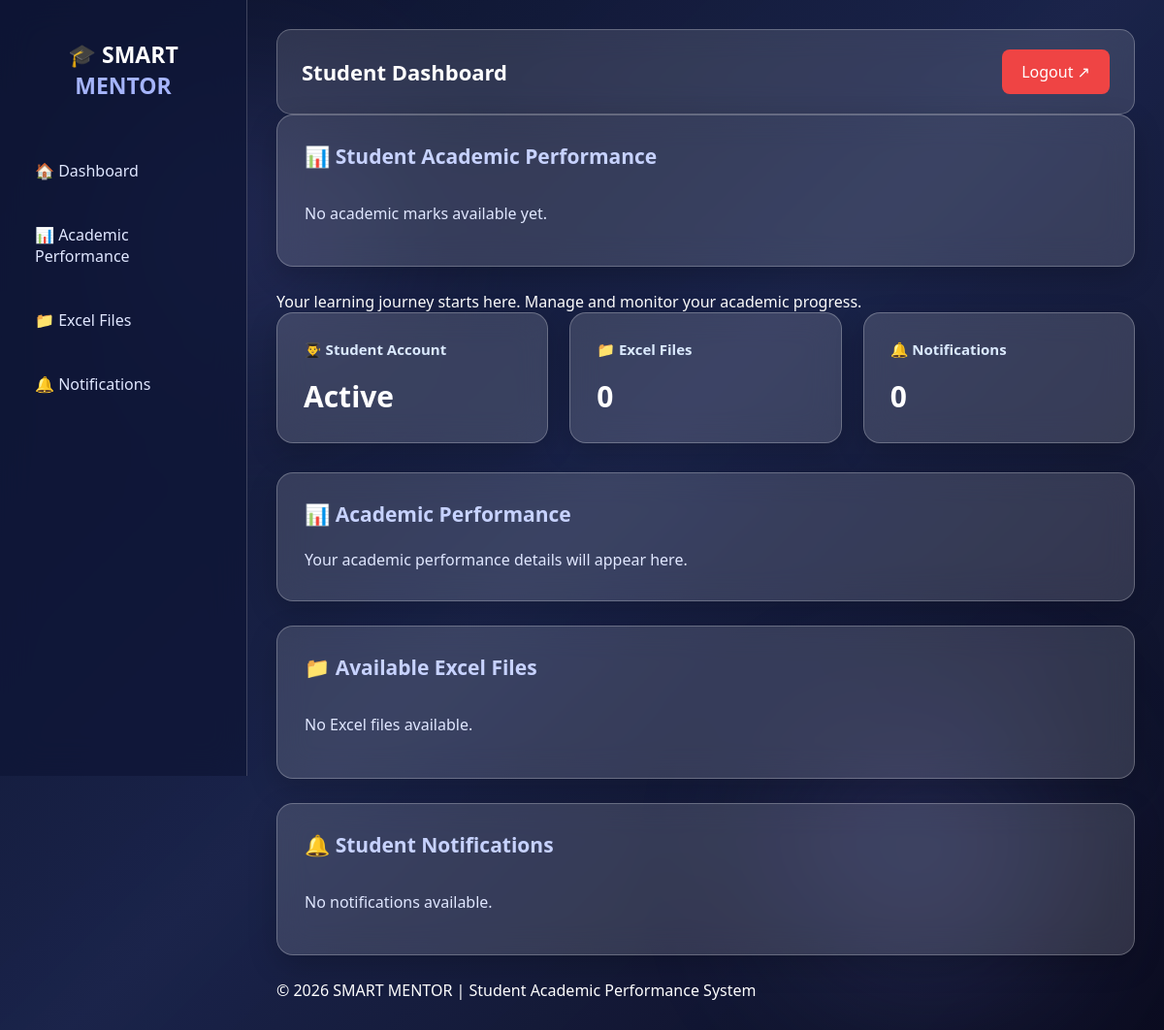
Before: /dashboard/ (signed in) with the older database file.
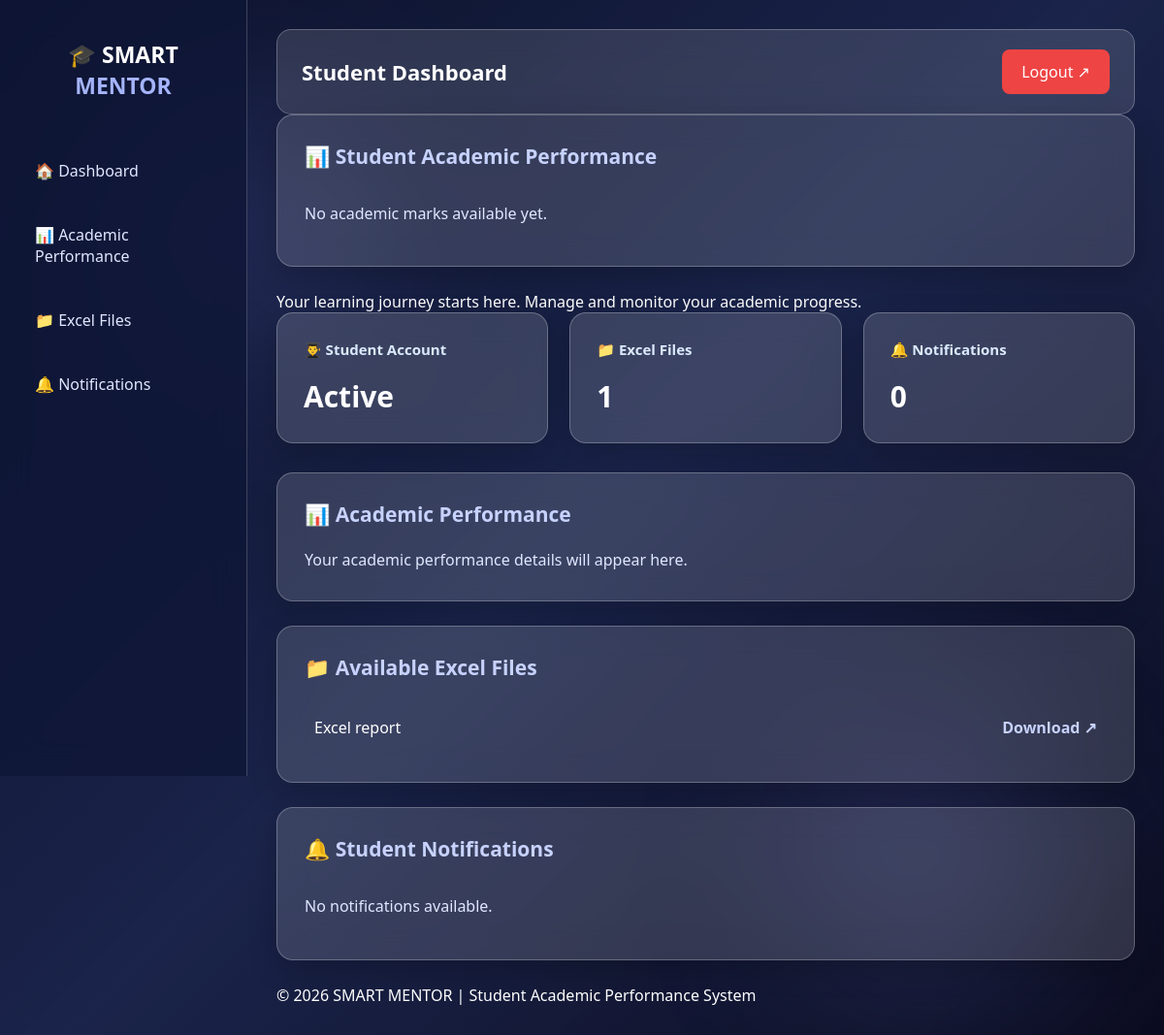
After: the same page with the newer database file.
### mentor/models.py (models this page shows, shortened)
class ExcelFile(models.Model):
    title = models.CharField(max_length=100)
    file = models.FileField(upload_to='excel_files/')
    class Meta:
        verbose_name = "Student Excel File"
        verbose_name_plural = "Student Excel Files"

### mentor/views.py (the view)
# urls.py: path('dashboard/', views.dashboard, name='dashboard'),
@login_required(login_url="student_login")
def dashboard(request):
    excel_files = ExcelFile.objects.all()
    student = StudentProfile.objects.filter(
        user=request.user
    ).first()
    marks = []
    if student:
        marks = StudentMark.objects.filter(
            student=student
        ).select_related(
            "subject", "teacher"
        ).order_by("subject__subject_name")
    notifications = Notification.objects.filter(
        recipient_email__iexact=request.user.email
    ).order_by("-created_at")
    context = {
        "excel_files": excel_files,
        "notifications": notifications,
        "student": student,
        "marks": marks,
    }
    return render(request, "mentor/dashboard.html", context)

### templates/mentor/dashboard.html (shortened to what this page needs)
{% load static %}
<!DOCTYPE html>
<html lang="en">
<head>
</head>
<body>
<div class="background"></div>
<div class="overlay"></div>
<aside class="sidebar">
    <div class="logo">
        🎓 SMART <span>MENTOR</span>
    </div>
    <a href="{% url 'dashboard' %}">🏠 Dashboard</a>
    <a href="#performance">📊 Academic Performance</a>
    <a href="#files">📁 Excel Files</a>
    <a href="#notifications">🔔 Notifications</a>
</aside>
<main class="main">
    <header class="topbar">
        <h2>Student Dashboard</h2>
        <a href="{% url 'logout' %}" class="logout">
            Logout ↗
        </a>
    </header>
<section class="section" id="performance">
    <h2>📊 Student Academic Performance</h2>
    {% if marks %}
    <div class="marks-container">
        <table class="marks-table">
            <thead>
                <tr>
                    <th>Subject</th>
                    <th>Exam Type</th>
                    <th>Obtained</th>
                    <th>Maximum</th>
                    <th>Percentage</th>
                    <th>Academic Year</th>
                </tr>
            </thead>
            <tbody>
                {% for mark in marks %}
                <tr>
                    <td>{{ mark.subject.subject_name }}</td>
                    <td>{{ mark.exam_type }}</td>
                    <td>{{ mark.marks_obtained }}</td>
                    <td>{{ mark.max_marks }}</td>
                    <td class="marks-percentage">
                        {{ mark.percentage }}%
                    </td>
                    <td>{{ mark.academic_year }}</td>
                </tr>
                {% endfor %}
            </tbody>
        </table>
    </div>
    {% else %}
        <p class="empty">
            No academic marks available yet.
        </p>
    {% endif %}
</section>
        <p>
            Your learning journey starts here.
            Manage and monitor your academic progress.
        </p>
    <section class="cards">
        <div class="card">
            <h3>👨‍🎓 Student Account</h3>
            <p>Active</p>
        </div>
        <div class="card">
            <h3>📁 Excel Files</h3>
            <p>{{ excel_files|length }}</p>
        </div>
        <div class="card">
            <h3>🔔 Notifications</h3>
            <p>{{ notifications|length }}</p>
        </div>
    </section>
    <section class="section" id="performance">
        <h2>📊 Academic Performance</h2>
        <p>
            Your academic performance details will appear here.
        </p>
    </section>
    <section class="section" id="files">
        <h2>📁 Available Excel Files</h2>
        {% for excel in excel_files %}
            <div class="item">
                <span>{{ excel.title }}</span>
                {% if excel.file %}
                    <a href="{{ excel.file.url }}" target="_blank">
                        Download ↗
                    </a>
                {% endif %}
            </div>
        {% empty %}
            <p class="empty">
                No Excel files available.
            </p>
        {% endfor %}
    </section>
    <section class="section" id="notifications">
        <h2>🔔 Student Notifications</h2>
        {% for notification in notifications %}
            <div class="item">
                <div>
                    <strong>{{ notification.message }}</strong>
                    <p class="status">
                        {{ notification.created_at|date:"d M Y, h:i A" }}
                    </p>
                </div>
                {% if notification.is_read %}
                    <span>Read ✓</span>
                {% else %}
                    <span class="status">New</span>
                {% endif %}
            </div>
        {% empty %}
            <p class="empty">
                No notifications available.
            </p>
        {% endfor %}
    </section>
    <footer class="footer">
        © 2026 SMART MENTOR |
        Student Academic Performance System
    </footer>
</main>
</body>
</html>

Changed rows visible on the page:
added ExcelFile: title "Excel report"
Other visible differences:
{{ excel_files|length }}: "0" → "1"
text no longer shown: "No Excel files available."
